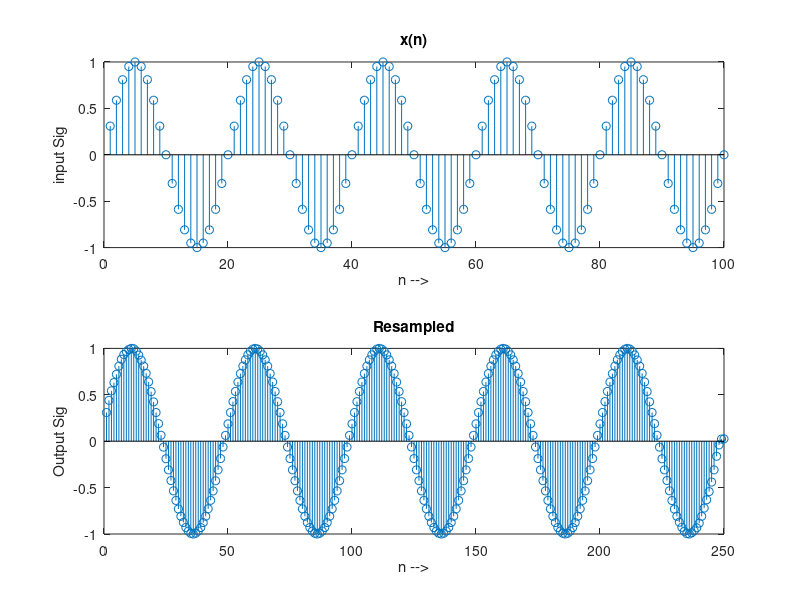

Reproduce this figure in MATLAB.
clc;
i = 1:100;
fc = 0.05;
I = 5;
D = 2;
sig = sin(2*pi*fc*i);
resig = resample(sig,I,D);

subplot(211);
stem(sig);
xlabel('n -->');
ylabel('input Sig');
title('x(n)');
subplot(212);
stem(resig);
xlabel('n -->');
ylabel('Output Sig');
title('Resampled');